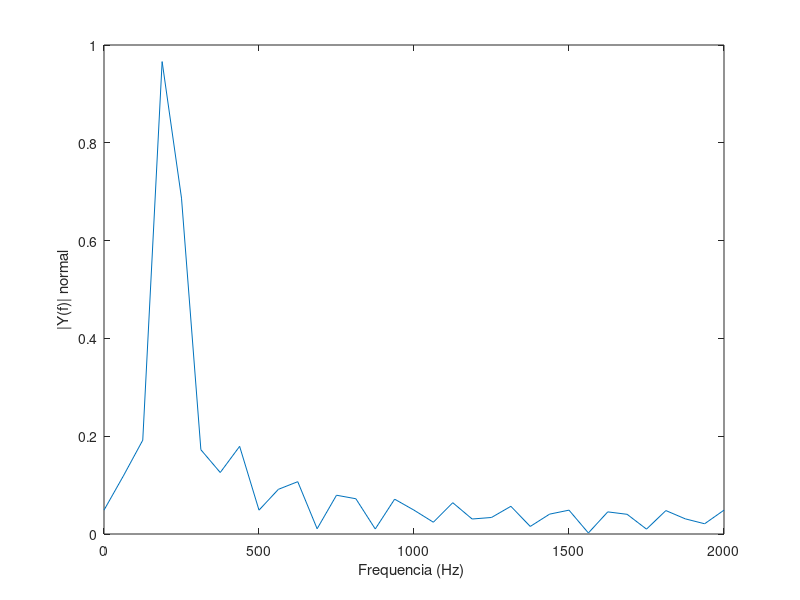

The MATLAB script that drew this image:
   %% Time specifications:
   Fc = 200;                     % hertz
   Fs = 4000;                   % samples per second
   dt = 1/Fs;                   % seconds per sample

   t = (0:dt:2/Fc);     % seconds
   %% Sine wave:
   length(t)
   x = cos(2*pi*Fc*t);
   % Plot the signal versus time:
   figure;
   plot(t,x);
   xlabel('time (in seconds)');
   title('Signal versus Time');
   zoom xon;
   
   csvwrite('toneTime_t.csv',t)
   csvwrite('toneTime_x.csv',x)
   
   L = length(x);
   NFFT = 2^nextpow2(L); % Se calcula la potencia de 2 mayor a L
   espectro = fft(x,NFFT)/L; %se calcula el espectro de la se?al de voz
   f = Fs/2*linspace(0,1,NFFT/2+1); % vector de frecuencias del espectro
   %plot(f,2*abs(espectro(1:NFFT/2+1)))%grafica del espectro unilateral de la se?al
   
   y=2*abs(espectro(1:NFFT/2+1));
   plot(f,y);
   xlabel('Frequencia (Hz) ')
   ylabel('|Y(f)| normal')
   
   csvwrite('toneFrecuency_NFFT.csv',espectro)
   csvwrite('toneFrecuency_espectroDoble.csv',espectro)
   csvwrite('toneFrecuency_y.csv',y)
   csvwrite('toneFrecuency_f.csv',f)
   
   